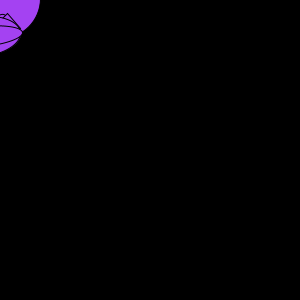
Frame 1 (no input)
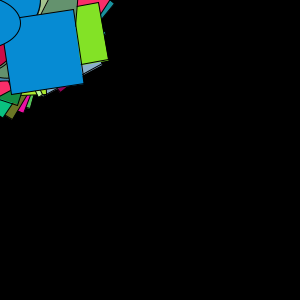
Frame 60 (the mouse pressed at the canvas centre just before this capture)
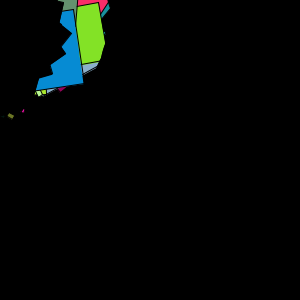
Frame 120 (the mouse held since frame 60 and released just before this capture)

The Processing sketch that drew these frames (run headless with seeded random() and noise(); from frame 60 on, the mouse is pressed at the canvas centre):

// Processing sketch: processing_28728
// ── processing_28728.pde


// by animatek 18/03/2011
/////////////////////////////



///////////////////////////////


// inicializa variables
int y = 80;
int d = 80;

float angle = 0.10;
float angleDirection = 12;
float speed = 0.0005;




//setup

void setup() {
  smooth();
  size (300,300);// tamaño de salida
  background ( 0 ); //Color de fondo

  
}







void draw () {
stroke(0, 0, 0);

 
  if (mousePressed) {
    fill(0, 0, 0);  
  } else {
    fill(random(255), random(255), random(255));
    stroke(0, 0, 0);  
  }
  ellipse(random(HALF_PI), random(-HALF_PI), y, d);
  translate(random(HALF_PI), 20);
  rotate(random(-HALF_PI));
  ellipse(mouseY, mouseX, random(25), random(25 ));
  rect(mouseY, mouseX, random(100), random(100 ));
  triangle(mouseY, mouseX, mouseX, mouseY, mouseY, -mouseX);
  translate(-25, random(-HALF_PI));
  rotate(120);
  ellipse(mouseX, mouseY, random(5), random(5 ));
  ellipse(mouseY, mouseX, random(20), random(20));
  rotate(random(360));
  ellipse(random(-HALF_PI), mouseY, random(30), random(30 ));
  ellipse(mouseY, random(HALF_PI), d/2, y);
  ellipse(mouseX, random(-HALF_PI), y/4, d);
  ellipse(random(HALF_PI), random(-HALF_PI), random(80), random(80));
  triangle(-mouseY, mouseX, -mouseX, mouseY, -mouseY, -mouseX);
  ellipse(mouseX, mouseY, random(100), random(100));
  rect(random(HALF_PI), random(-HALF_PI), 55, 55);
  translate(mouseX, mouseY, 0);
  sphere(28);

  
  angle += speed * angleDirection;
  if ((angle > random(360)) || (angle == random(180))) {
    angleDirection *= 1;
  

  
}


}
        
                
